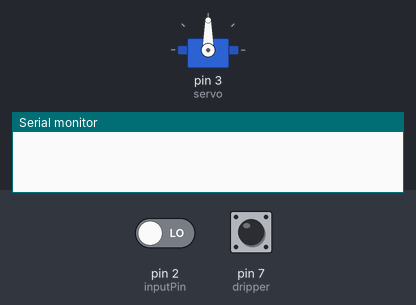
Bench run of a sketch on a simulated Arduino Uno, built with avr-gcc and run on an emulated ATmega328P. Shown: servo, the last lines printed to the serial monitor. The inputs (shaded band) are chosen by the test bench; at power-on: pin 2 (inputPin) LOW, pin 7 (dripper) HIGH.

Above: at 1.2 s.
1.3 s: pin 2 (inputPin) driven HIGH
At 2.4 s:
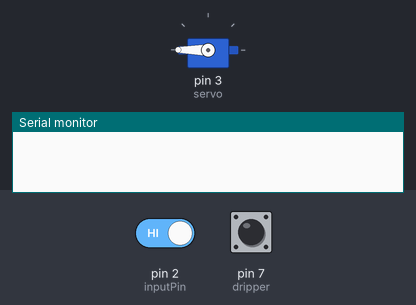
5.5 s: pin 2 (inputPin) driven LOW
At 6.8 s:
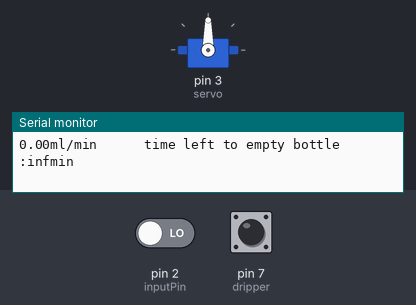
Timing chart, 0 to 8.5 s (numbered marks = the images above; inputs shaded):
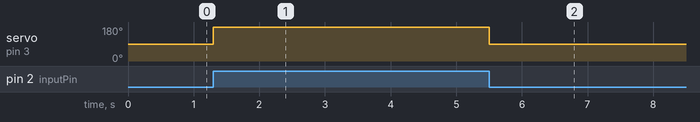

The sketch:

wifi.ino
```cpp
#include <Servo.h>
#include<Metro.h>
#include<SoftwareSerial.h>
Servo servo;
SoftwareSerial node(5,6);
Metro voltime = Metro(4000);
#define totvol 80
int inputPin = 2;
int inputPin1 = 4;
int dripper = 7;
int dval = 0;
int count = 0;
int con = 1;
float vol = 0;
float amount = 0;
float time1;
int prev = 0;
void setup() {
pinMode(dripper,INPUT);
pinMode(inputPin1,INPUT);
pinMode(inputPin,INPUT);
node.begin(9600);
Serial.begin(9600);
servo.attach(3);
servo.write(180);
}
void pass(char ch,float b)
{
  String str = String(b);
  int len = str.length() + 1;
  char a[5];
  str.toCharArray(a,len);
  node.write(ch);
  node.write(a);
  node.write('\n');
}
void loop()
{

 if (digitalRead(inputPin) == HIGH)
   {
      servo.write(180);

   }
   else
   {
      servo.write(90);
   }

   /*if (digitalRead(inputPin1) == HIGH)
   {
      digitalWrite(ledPin, HIGH); // turn LED OFF
   }
   else
   {
      digitalWrite(ledPin, LOW); // turn LED ON

}*/
   dval = digitalRead(dripper);
   if (dval == LOW&&con == 1)
   {
    count++;
    vol = ((float)count)/20;
    Serial.print(count);
    Serial.print(" - ");
    Serial.print(vol);
    Serial.println("ml");
    if((int)vol == vol)
    {
      pass('v',vol);
    }
    con = 0;
    }
   if (dval == HIGH&&con == 0)
   {
    con = 1;
   }
   if(voltime.check() == 1)
   {
    amount = (((float)(count - prev))/20)*15;
    time1 = ((float)totvol-vol)/amount;
    Serial.print(amount);
    Serial.print("ml/min      time left to empty bottle :");
    Serial.print(time1);
    Serial.println("min");
    pass('s',amount);
    prev = count;
    pass('t',time1);
   }
}
```

Measured:
- after the input at 1.3 s, servo on pin 3 (servo): 90° → 180° at once
- after the input at 5.5 s, servo on pin 3 (servo): 180° → 90° at once
